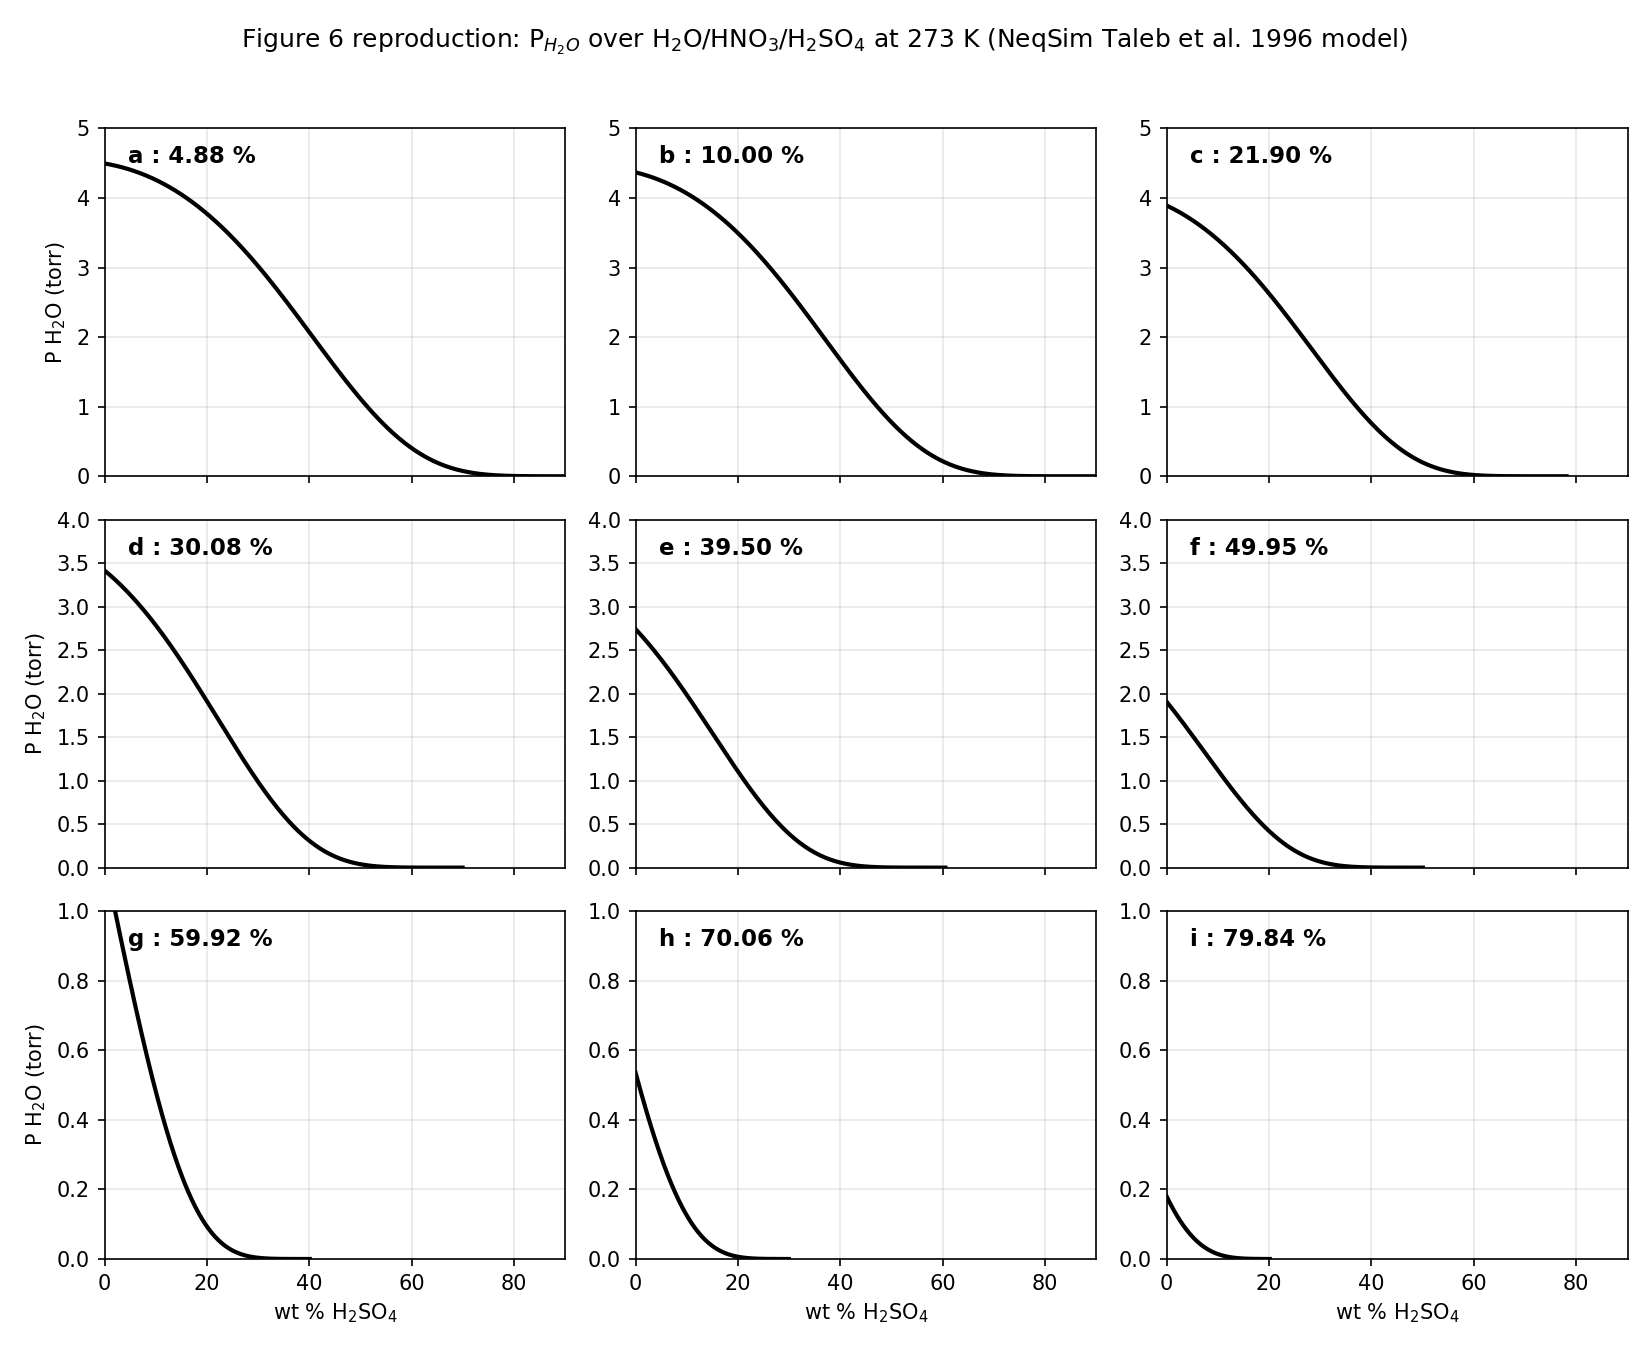

Recreate this plot in Python.
"""Validation of Figure 6 of Taleb, Ponche & Mirabel (1996).

Reproduces the predicted water partial pressure P_H2O (torr) over
H2O / HNO3 / H2SO4 mixtures at 273 K, plotted against wt % H2SO4, for nine fixed
HNO3 weight percentages (total-mixture basis). The solid lines in the paper are the
model curves; this script regenerates them from the NeqSim implementation. Each
panel's curve terminates at wt % H2SO4 = 100 - wt % HNO3 (water content reaches zero).
"""
import numpy as np
import matplotlib.pyplot as plt

from _neqsim_model import p_water_torr, ternary_panel_compositions

TEMPERATURE = 273.15  # K

# Panel label -> HNO3 weight percent of the total ternary mixture.
PANELS = [
    ("a", 4.88),
    ("b", 10.00),
    ("c", 21.90),
    ("d", 30.08),
    ("e", 39.50),
    ("f", 49.95),
    ("g", 59.92),
    ("h", 70.06),
    ("i", 79.84),
]

# Per-row y-axis maxima reproduced from the paper (rows of three panels).
Y_MAX = [5.0, 5.0, 5.0, 4.0, 4.0, 4.0, 1.0, 1.0, 1.0]


def panel_curve(hno3):
    """Return (sulfuric_wt, P_H2O_torr) arrays for one panel (total basis)."""
    smax = 100.0 - hno3
    sulfuric = np.linspace(0.0, smax, 250)
    pressures = np.array([
        p_water_torr(*ternary_panel_compositions(hno3, s), TEMPERATURE)
        for s in sulfuric
    ])
    return sulfuric, pressures


def main():
    fig, axes = plt.subplots(3, 3, figsize=(11, 9), sharex=True)
    axes = axes.ravel()

    for ax, (label, hno3), ymax in zip(axes, PANELS, Y_MAX):
        sulfuric, pressures = panel_curve(hno3)
        ax.plot(sulfuric, pressures, "k-", lw=2, label="NeqSim model")
        ax.set_xlim(0, 90)
        ax.set_ylim(0, ymax)
        ax.text(0.05, 0.90, f"{label} : {hno3:.2f} %", transform=ax.transAxes,
                fontsize=11, fontweight="bold")
        ax.grid(True, alpha=0.3)

    for ax in axes[6:]:
        ax.set_xlabel("wt % H$_2$SO$_4$")
    for row in range(3):
        axes[row * 3].set_ylabel("P H$_2$O (torr)")

    fig.suptitle("Figure 6 reproduction: P$_{H_2O}$ over H$_2$O/HNO$_3$/H$_2$SO$_4$ "
                 "at 273 K (NeqSim Taleb et al. 1996 model)", fontsize=12)
    fig.tight_layout(rect=[0, 0, 1, 0.97])
    out = "validate_fig6_water_ternary.png"
    fig.savefig(out, dpi=150)
    print(f"saved {out}")

    # Print a couple of reference points for sanity (binary H2O-HNO3 at s=0).
    for label, hno3 in [("a", 4.88), ("c", 21.90), ("g", 59.92)]:
        w1, w2, w3 = ternary_panel_compositions(hno3, 0.0)
        print(f"panel {label}: P_H2O at 0 wt% H2SO4 = "
              f"{p_water_torr(w1, w2, w3, TEMPERATURE):.3f} torr")


if __name__ == "__main__":
    main()
